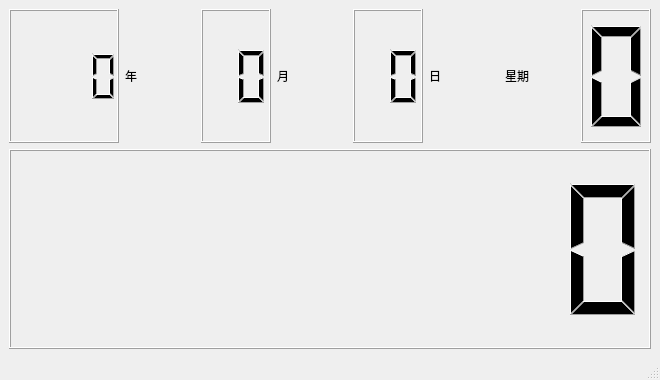
<?xml version="1.0" encoding="UTF-8"?>
<ui version="4.0">
 <class>MainWindow</class>
 <widget class="QMainWindow" name="MainWindow">
  <property name="geometry">
   <rect>
    <x>0</x>
    <y>0</y>
    <width>660</width>
    <height>380</height>
   </rect>
  </property>
  <property name="windowTitle">
   <string>桌面时钟</string>
  </property>
  <widget class="QWidget" name="centralwidget">
   <layout class="QVBoxLayout" name="verticalLayout">
    <item>
     <layout class="QHBoxLayout" name="horizontalLayoutDate">
      <item>
       <widget class="QLCDNumber" name="lcdYear">
        <property name="digitCount">
         <number>4</number>
        </property>
        <property name="minimumSize">
         <size>
          <width>110</width>
          <height>60</height>
         </size>
        </property>
       </widget>
      </item>
      <item>
       <widget class="QLabel" name="labelYear">
        <property name="text">
         <string>年</string>
        </property>
       </widget>
      </item>
      <item>
       <widget class="QLCDNumber" name="lcdMonth">
        <property name="digitCount">
         <number>2</number>
        </property>
        <property name="minimumSize">
         <size>
          <width>70</width>
          <height>60</height>
         </size>
        </property>
       </widget>
      </item>
      <item>
       <widget class="QLabel" name="labelMonth">
        <property name="text">
         <string>月</string>
        </property>
       </widget>
      </item>
      <item>
       <widget class="QLCDNumber" name="lcdDay">
        <property name="digitCount">
         <number>2</number>
        </property>
        <property name="minimumSize">
         <size>
          <width>70</width>
          <height>60</height>
         </size>
        </property>
       </widget>
      </item>
      <item>
       <widget class="QLabel" name="labelDay">
        <property name="text">
         <string>日</string>
        </property>
       </widget>
      </item>
      <item>
       <widget class="QLabel" name="labelWeekText">
        <property name="text">
         <string>星期</string>
        </property>
       </widget>
      </item>
      <item>
       <widget class="QLCDNumber" name="lcdWeek">
        <property name="digitCount">
         <number>1</number>
        </property>
        <property name="minimumSize">
         <size>
          <width>50</width>
          <height>60</height>
         </size>
        </property>
       </widget>
      </item>
     </layout>
    </item>
    <item>
     <widget class="QLCDNumber" name="lcdHMS">
      <property name="digitCount">
       <number>8</number>
      </property>
      <property name="minimumSize">
       <size>
        <width>620</width>
        <height>200</height>
       </size>
      </property>
     </widget>
    </item>
   </layout>
  </widget>
  <widget class="QMenuBar" name="menubar">
   <property name="geometry">
    <rect>
     <x>0</x>
     <y>0</y>
     <width>660</width>
     <height>22</height>
    </rect>
   </property>
  </widget>
  <widget class="QStatusBar" name="statusbar"/>
 </widget>
 <resources/>
 <connections/>
</ui>
